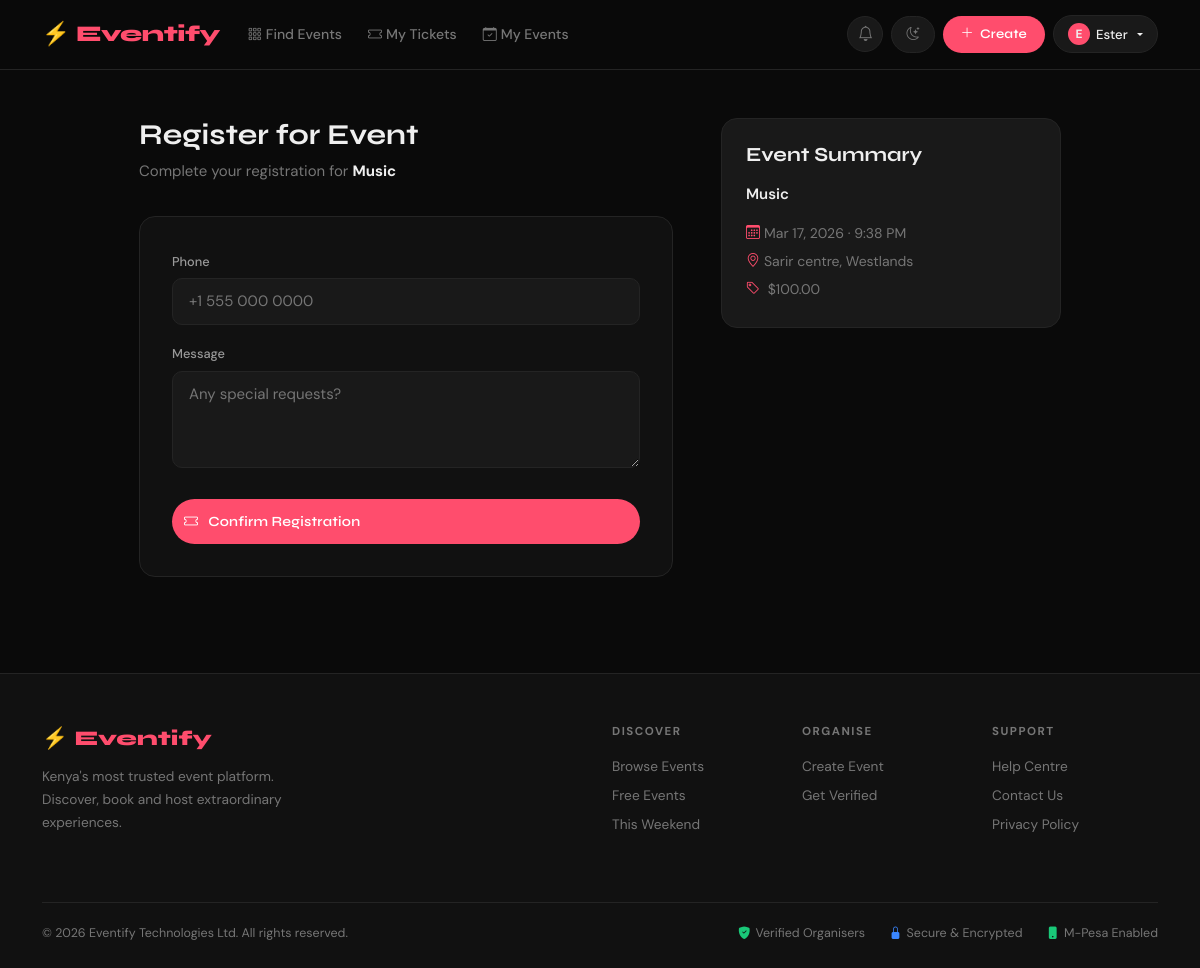
Before: /events/1/register/ (signed in) with the older database file.
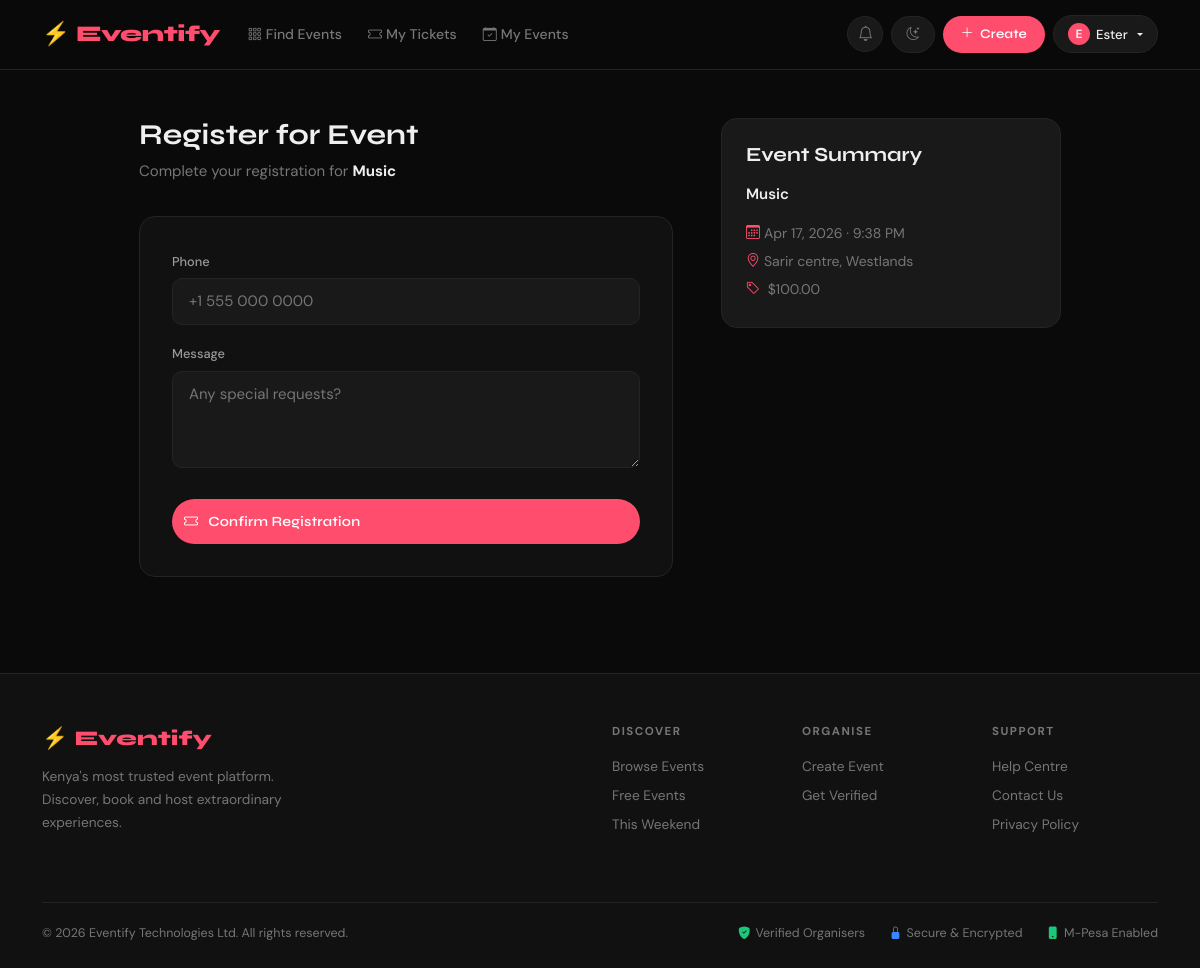
After: the same page with the newer database file.
### events/models.py (models this page shows, shortened)
class Event(models.Model):
    title        = models.CharField(max_length=200)
    description  = models.TextField()
    category     = models.ForeignKey(Category, on_delete=models.SET_NULL, null=True, blank=True)
    date         = models.DateTimeField()
    location     = models.CharField(max_length=300)
    image        = models.ImageField(upload_to='events/', blank=True, null=True)
    price        = models.DecimalField(max_digits=8, decimal_places=2, default=0.00)
    capacity     = models.PositiveIntegerField(default=100)
    organizer    = models.ForeignKey(User, on_delete=models.CASCADE, related_name='my_events')
    created_at   = models.DateTimeField(auto_now_add=True)
    updated_at   = models.DateTimeField(auto_now=True)
    is_published = models.BooleanField(default=True)
    slug = models.SlugField(max_length=250, unique=True, blank=True)
    def spots_taken(self):
        return self.registrations.count()
    def spots_left(self):
        return max(0, self.capacity - self.spots_taken())
    def is_full(self):
        return self.spots_left() <= 0
    class Meta:
        ordering = ['date']

### events/views.py (the view)
# urls.py: path('events/<int:pk>/register/',    views.event_register,     name='event_register'),
@login_required
def event_register(request, pk):
    event = get_object_or_404(Event, pk=pk, is_published=True)
    if Registration.objects.filter(event=event, user=request.user).exists():
        messages.warning(request, "You're already registered!")
        return redirect('event_detail', slug=event.slug)
    if event.is_full():
        messages.error(request, "Sorry, this event is full.")
        return redirect('event_detail', slug=event.slug)
    if request.method == 'POST':
        form = RegistrationForm(request.POST)
        if form.is_valid():
            reg       = form.save(commit=False)
            reg.event = event
            reg.user  = request.user
            reg.save()
            if request.user.email:
                send_registration_confirmation(request.user, event, reg)
            messages.success(request, f"🎟️ Registered! Your code is {reg.check_in_code}")
            return redirect('my_tickets')
    else:
        form = RegistrationForm()
    return render(request, 'events/event_register.html', {'form': form, 'event': event})

### events/forms.py
class RegistrationForm(forms.ModelForm):
    class Meta:
        model  = Registration
        fields = ['phone', 'message']
        widgets = {
            'message': forms.Textarea(attrs={'rows': 3, 'placeholder': 'Any special requests?'}),
            'phone':   forms.TextInput(attrs={'placeholder': '+1 555 000 0000'}),
        }

### events/models.py (called while the page is built)
def generate_checkin_code():
    chars = ''.join(random.choices(string.ascii_uppercase + string.digits, k=6))
    return f"EVT-{chars}"

### events/templates/events/event_register.html (shortened to what this page needs)
{% extends "base.html" %}
{% block content %}
<div class="container my-5">
  <div class="row g-5 justify-content-center">
    <div class="col-md-6">
      <h1 style="font-size:1.8rem; margin-bottom:.5rem;">Register for Event</h1>
      <p style="color:var(--muted); margin-bottom:2rem;">
        Complete your registration for <strong style="color:var(--text);">{{ event.title }}</strong>
      </p>
      <div style="background:var(--card-bg); border:1px solid var(--border); border-radius:var(--radius); padding:2rem;">
        <form method="POST">
          {% for field in form %}
            <div class="mb-3">
              <label class="form-label">{{ field.label }}</label>
              {{ field }}
            </div>
          {% endfor %}
          <button type="submit" class="btn btn-brand w-100 mt-2" style="padding:.75rem;">
            <i class="bi bi-ticket me-1"></i> Confirm Registration
          </button>
        </form>
      </div>
    </div>
    <div class="col-md-4">
      <div style="background:var(--surface); border:1px solid var(--border); border-radius:var(--radius); padding:1.5rem;">
        <h5 style="margin-bottom:1rem;">Event Summary</h5>
        <div style="font-weight:600; margin-bottom:.75rem;">{{ event.title }}</div>
        <div style="color:var(--muted); font-size:.875rem; line-height:2;">
          <div><i class="bi bi-calendar3 me-1" style="color:var(--brand);"></i>{{ event.date|date:"M d, Y · g:i A" }}</div>
          <div><i class="bi bi-geo-alt me-1"   style="color:var(--brand);"></i>{{ event.location }}</div>
          <div><i class="bi bi-tag me-1"        style="color:var(--brand);"></i>
            {% if event.price == 0 %}Free{% else %}${{ event.price }}{% endif %}
          </div>
        </div>
      </div>
    </div>
  </div>
</div>
{% endblock %}

Changed rows visible on the page:
changed Event "Music": date "Mar 17, 2026 · 9:38 PM" → "Apr 17, 2026 · 9:38 PM"
